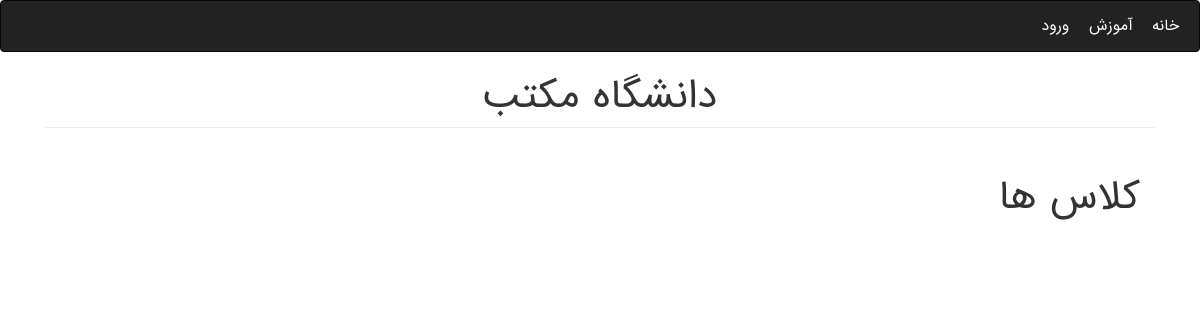
Page /Education/courses/ on the earlier database version.
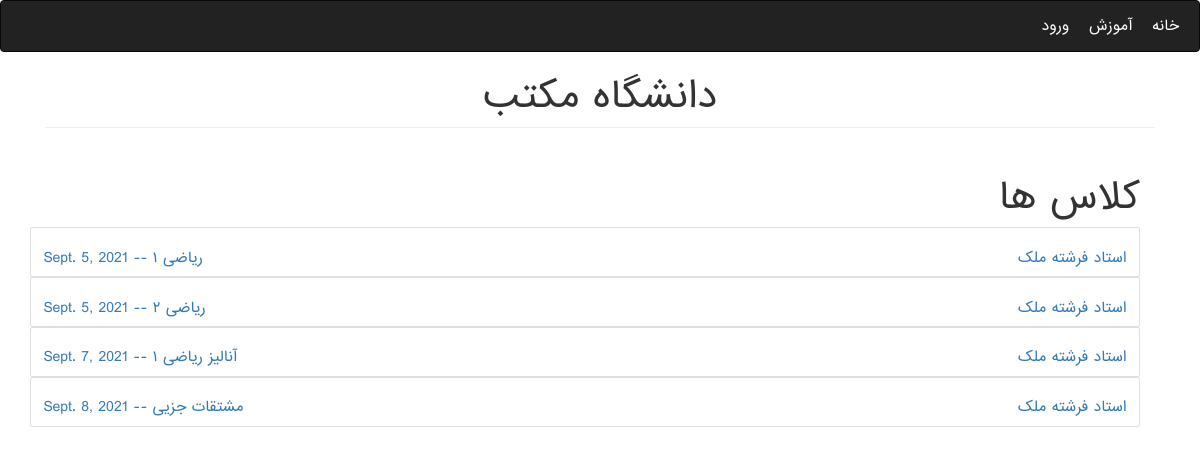
Same page on the later database version.
### Education/models.py (models this page shows, shortened)
class Course(models.Model):
    college = models.ForeignKey(College, on_delete=models.CASCADE)
    lesson = models.ForeignKey(Lesson, on_delete=models.RESTRICT)
    teacher = models.ForeignKey(Teacher, on_delete=models.RESTRICT)
    hours = models.DecimalField(max_digits=10, decimal_places=2)
    max_stds = models.PositiveIntegerField()
    start_date = models.DateField()
    ACTIVE = True
    ENDED = False
    status = (
        (ACTIVE, 'Active'),
        (ENDED, 'Ended'),
    )
    course_status = models.BooleanField(default=ACTIVE, choices=status)
    days = (
        (SATURDAY[0], SATURDAY[1]),
        (SUNDAY[0], SUNDAY[1]),
        (MONDAY[0], MONDAY[1]),
        (THURSDAY[0], THURSDAY[1]),
        (WEDNESDAY[0], WEDNESDAY[1]),
        (TUESDAY[0], TUESDAY[1])
    )
    session_1 = models.CharField(max_length=100, choices=days, null=True, blank=True)
    session_2 = models.CharField(max_length=100, choices=days, null=True, blank=True)
    session_start_time = models.TimeField(default=django.utils.timezone.now)
    session_end_time = models.TimeField(default=django.utils.timezone.now)

class Person(models.Model):
    user = models.OneToOneField(User, on_delete=models.CASCADE, null=True, blank=True, verbose_name=USERNAME)
    first_name = models.CharField(max_length=200, verbose_name=FIRST_NAME)
    last_name = models.CharField(max_length=200, verbose_name=LAST_NAME)
    birthday = models.DateField(verbose_name=BIRTHDAY)
    address = models.TextField(verbose_name=ADDRESS)
    personal_id = models.CharField(max_length=200, unique=True, blank=True, null=True, verbose_name=PERSONAL_ID)
    email = models.EmailField(verbose_name=EMAIL)
    entry_date = models.DateField(null=True, blank=True, default=django.utils.timezone.now, verbose_name=ENTRY_DATE)
    register_date = models.DateField(null=True, blank=True, default=django.utils.timezone.now,
                                     verbose_name=REGISTER_DATE)

class Lesson(models.Model):
    name = models.CharField(max_length=250, unique=True)
    unit = models.PositiveIntegerField()

### Education/views.py (the view)
# urls.py: path('courses/', CourseListView.as_view(), name='courses'),
class CourseListView(generic.ListView):
    template_name = 'Education/courses.html'
    queryset = Course.objects.all()

### templates/Education/courses.html (shortened to what this page needs)
{% extends 'Education/base.html' %}
{% block content %}
<div class="container mt-5">
        <div class="text-right"><h1>کلاس ها</h1></div>
        {% for course in object_list %}
            <div class="card">
                <a href="{% url 'Education:detail' course.id %}">
                      <div class="card-body">
                          <div class="card-title">
                            <h5 class="float-left">{{ course.lesson.name }} -- {{ course.start_date }}</h5>
                            <h5 class="float-right">استاد {{ course.teacher.first_name }} {{ course.teacher.last_name }} </h5>
                          </div>
                      </div>
                </a>
            </div>
        {% endfor %}
</div>
{% endblock %}

### templates/Education/base.html (shortened to what this page needs)
{% load static %}
<!doctype html>
<html lang="en">
<head>
    <link rel="stylesheet" href="https://maxcdn.bootstrapcdn.com/bootstrap/3.4.1/css/bootstrap.min.css">
    <link rel="stylesheet" href="https://stackpath.bootstrapcdn.com/bootstrap/4.1.3/css/bootstrap.min.css"
>
    <link rel="stylesheet" href="https://maxcdn.bootstrapcdn.com/bootstrap/3.4.1/css/bootstrap.min.css">
    <link rel="stylesheet" href="https://cdnjs.cloudflare.com/ajax/libs/font-awesome/4.7.0/css/font-awesome.min.css" />
    <link rel="stylesheet" href="{% static 'css/main.css' %}" type="text/css"/>
</head>
<body>
<nav class="navbar navbar-inverse">
    <div class="d-flex justify-content-between w-100">
    <div class="d-flex text-white w-100">
        <div class="p-3">
            <a href="{% url 'Education:home' %}">خانه</a>
        </div>
        <div class="p-3">
            <a href="{% url 'Education:info' %}">آموزش</a>
        </div>
        {% if user.is_authenticated %}
            {%if user.is_superuser %}
                <div class="p-3">
                    <a href="{% url 'Education:std_requests' %}">درخواست ها</a>
                </div>
                <div class="p-3">
                    <a href="{% url 'Education:all_students' %}">دانشجویان</a>
                </div>
            {% else %}
                <div class="p-3">
                    <a href="{% url 'Education:register_course' %}">ثبت نام ترم جدید</a>
                </div>
                <div class="p-3">
                    <a href="{% url 'library:rent_book' %}">امانت کتاب</a>
                </div>
                <div class="p-3">
                    <a href="{% url 'Education:student_courses' %}">کلاس های من</a>
                </div>
            {% endif %}
        {% else %}
            <div class="p-3">
            <a href="{% url 'Education:login' %}">ورود</a>
            </div>
        {% endif %}
    </div>
    </div>
</nav>
<div class="container mb-5">
    <div class="text-center"><h1 class="mt-2">دانشگاه مکتب</h1></div>
    <hr class="mt-0 mb-4">
    {% block content %}
    {% endblock %}
</div>
</body>
</html>

### static/css/main.css (style rules this page uses)
* { direction: rtl; font-family: "iranian sans", sans-serif; }
nav a { color: white!important; text-decoration: none!important; }
a { text-decoration: none!important; }

Differences in the rows shown:
added Course: start_date "Sept. 5, 2021", teacher.first_name "فرشته", teacher.last_name "ملک"
added Course: start_date "Sept. 5, 2021", teacher.first_name "فرشته", teacher.last_name "ملک"
added Course: start_date "Sept. 7, 2021", teacher.first_name "فرشته", teacher.last_name "ملک"
added Course: lesson.name "مشتقات جزیی", start_date "Sept. 8, 2021", teacher.first_name "فرشته", teacher.last_name "ملک"
